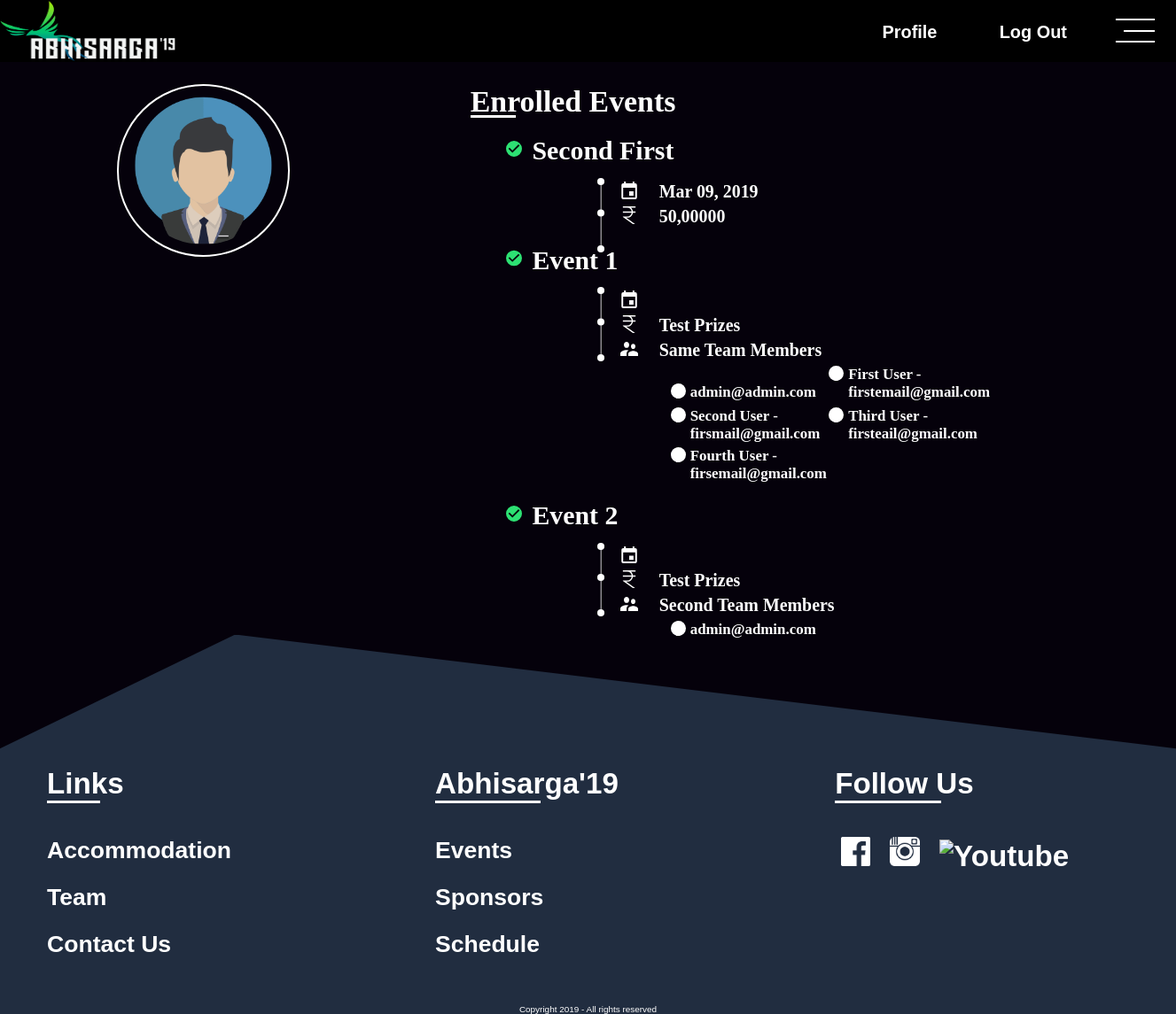
/profile/ (signed in), run on an earlier commit of the app's database.
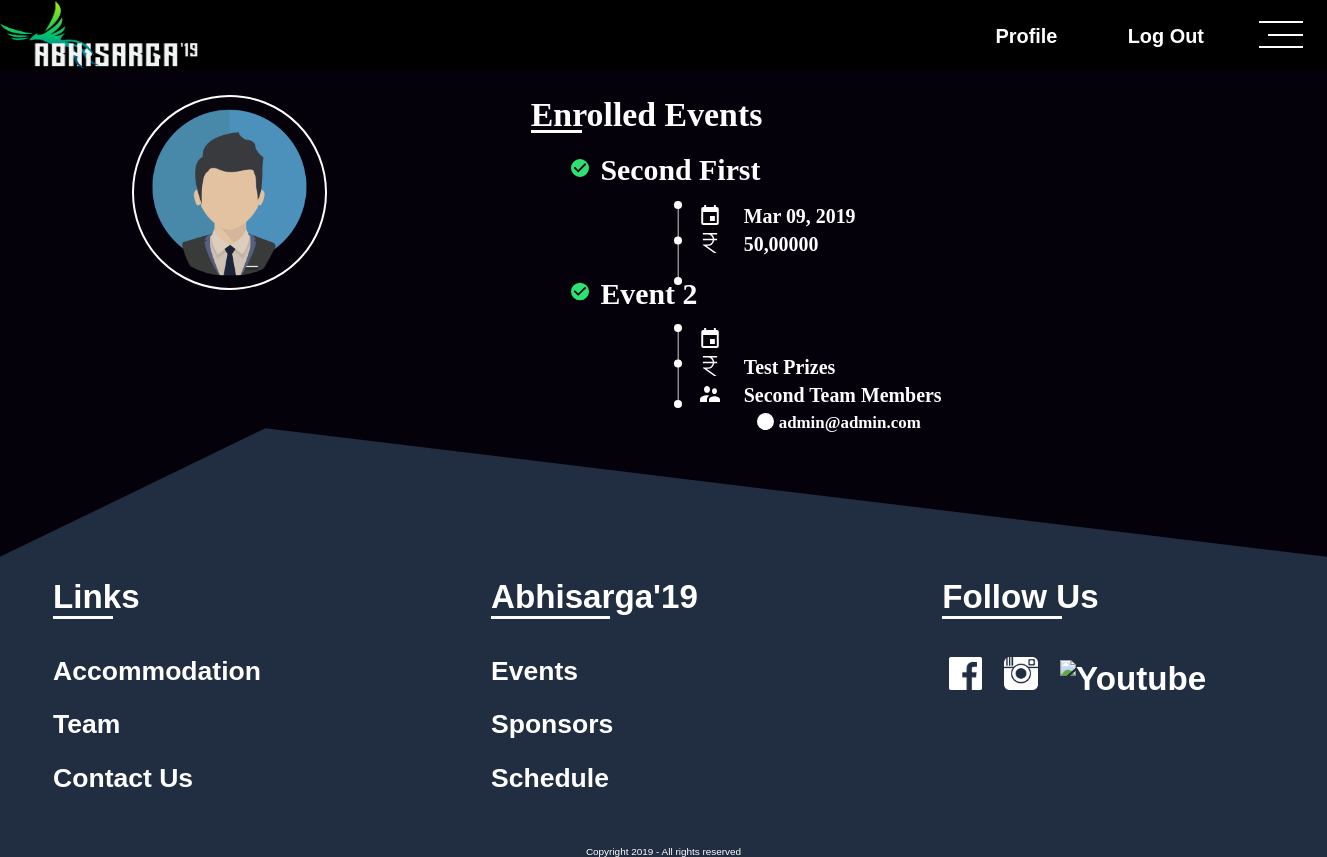
And on a later commit of the database.
### Event/models.py (models this page shows, shortened)
class Event(models.Model):
	event_category = models.ForeignKey(EventCategory, on_delete=models.CASCADE, related_name="event_category")
	name = models.CharField(max_length=200, null=True, blank=True)
	logo = models.ImageField(upload_to=get_event_photo_path, null=True, blank=True)
	registration_from = models.DateTimeField(null=True, blank=True)
	registration_to = models.DateTimeField(null=True, blank=True)
	event_from = models.DateTimeField(null=True, blank=True)
	event_to = models.DateTimeField(null=True, blank=True)
	participant_limit = models.IntegerField(default=0)
	participant_count = models.IntegerField(default=0)
	description = models.TextField()
	rules = models.TextField()
	prize = models.TextField()
	brochure = models.FileField(upload_to=get_event_photo_path, null=True, blank=True)
	organisers = models.ManyToManyField(settings.AUTH_USER_MODEL, related_name="organising_events")
	web_priority = models.IntegerField(default=0)
	app_priority = models.IntegerField(default=0)
	registration_closed = models.BooleanField(default=False)
	team_event = models.BooleanField(default=False)
	img_1 = models.FileField(upload_to=get_event_photo_path, null=True, blank=True)
	img_2 = models.FileField(upload_to=get_event_photo_path, null=True, blank=True)
	img_3 = models.FileField(upload_to=get_event_photo_path, null=True, blank=True)
	img_4 = models.FileField(upload_to=get_event_photo_path, null=True, blank=True)

class Team(models.Model):
	team_name = models.CharField(max_length=50, null=True, blank=True)
	event = models.ForeignKey(Event, on_delete=models.CASCADE, related_name="participating_events")
	leader = models.ForeignKey(settings.AUTH_USER_MODEL, on_delete=models.CASCADE, related_name="team_leader_of")

class Member(models.Model):
	team = models.ForeignKey(Team, on_delete=models.CASCADE, related_name="belong_to_team")
	name = models.CharField(max_length=100, null=True, blank=True)
	email = models.CharField(max_length=100, null=True, blank=True)
	mobile_no = models.CharField(max_length=20, null=True, blank=True)
	def __str__(self):
		return str(self.name) + ' - ' + str(self.email)

### UserAuth/models.py (models this page shows, shortened)
class User(AbstractUser):
	mobile_no = models.CharField(max_length=15, null=True, blank=True)
	college_name = models.CharField(max_length=100, null=True, blank=True)
	description = models.CharField(max_length=150, null=True, blank=True)
	profile_pic = models.ImageField(upload_to=get_image_upload_path, null=True, blank=True)
	activation_link = models.CharField(max_length=200, null=True, blank=True)
	is_verified = models.BooleanField(default=False)

### UserAuth/views.py (the view)
# urls.py: url(r'^profile/$', Profile, name='profile'),
@login_required(login_url=settings.LOGIN_REDIRECT_URL)
def Profile(request):
	profile_page = 'UserAuth/profile.html'
	if request.method=='GET':
		try:
			participated_events = Team.objects.filter(leader__username=request.user.username)
			part = list()
			for obj in participated_events:
				part.append({"event":obj.event, "team":{"leader": obj,"members": obj.belong_to_team.all()}})
			participated_events = Member.objects.filter(email=request.user.email)
			for obj in participated_events:
				part.append({"event":obj.team.event, "team":{"leader": obj.team,"members": obj.team.belong_to_team.all()}})
		except Exception as e:
			pass
		return render(request, profile_page, {"participated_events":part})

### UserAuth/templates/UserAuth/profile.html (shortened to what this page needs)
{% extends 'UserAuth/index.html' %}
{% load staticfiles %}
{% block link %}
<link rel="stylesheet" type="text/css" href="{% static 'assets/css/profile.css' %}">
<link rel="stylesheet" type="text/css" href="{% static 'assets/css/common.css' %}">
{% endblock %}
{% block content %}
<div id="bar">
	<a href="{% url 'UserAuth:home' %}"><img src="{% static 'assets/img/default-logo.png' %}" alt="Abhisarga 2K19" id="bar-logo"></a>
	<div id="menu" onclick="menuopen()">
		<div></div>
		<div></div>
		<div></div>
	</div>
	{% if request.user.is_authenticated %}
	<div id="login">
		<a href="{% url 'UserAuth:logout' %}">Log Out</a>
	</div>
	<div id="register">
		<a href="{% url 'UserAuth:profile' %}">Profile</a>
	</div>
	{% endif %}
</div>
<div id="profile-content">
	<div id="account">
	<div id="profile-image">
		{% if request.user.profile_pic %}
	  	<img src="{{ request.user.profile.url }}" alt="">
		{% else %}
		<img src="{% static 'assets/img/default-male.png' %}" alt="">
		{% endif %}
	</div>
	<div id="profile-name">
	</div>
	<div id="profile-college">
	</div>
	</div>
	<div id="reg-events">
	<h1>Enrolled Events</h1>
	<ul>
		{% for object in participated_events %}
	  <li>
	    <div class="single-reg-event">
	      <h1><img src="{% static 'assets/img/svg/check.svg' %}" alt="">{{ object.event.name }}</h1>
	      <img src="{% static 'assets/img/svg/dotline.svg' %}">
	      <span><img src="{% static 'assets/img/svg/calender.svg' %}" alt="">{{ object.event.event_from|date:"M d, Y" }}</span>
	      <span><img src="{% static 'assets/img/svg/rupee.svg' %}" alt="">{{ object.event.prize }}</span>
	      {% if object.event.team_event %}
	      <span><img src="{% static 'assets/img/svg/group.svg' %}" alt="">{{ object.team.leader.team_name }} Members</span>
	      <ul>
	      	<li><img src="{% static 'assets/img/svg/circlebullet.svg' %}" alt="">{{object.team.leader.leader.email}}</li>
	      	{% for member in object.team.members %}
	        <li><img src="{% static 'assets/img/svg/circlebullet.svg' %}" alt="">{{member}}</li>
	       	{% endfor %}
	       </ul>
	      {% endif %}
	    </div>
	  </li>
	  	{% endfor %}
	</ul>
	</div>
</div>
{% endblock %}

### UserAuth/templates/UserAuth/index.html (shortened to what this page needs)
{% load staticfiles %}
<!DOCTYPE html>
<html lang="en">
	<head>
	{% block link %}
	{% endblock %}
  </head>
  <body onload="initialize()">
    {% block content %}
    {% endblock %}
    <div id="footer">
			<div id="links">
				<div>
					Links
					<hr align="left" width="20%">
				</div>
				<ul>
					<li><a href="{% url 'Accomodation:accomodation' %}">Accommodation</a></li>
					<li><a href="{% url 'Other:team' %}">Team</a></li>
					<li><a href="{% url 'Other:contactus' %}">Contact Us</a></li>
				</ul>
			</div>
			<div id="title">
				<div>
					Abhisarga'19
					<hr align="left" width="40%">
				</div>
				<ul>
					<li><a href="{% url 'Event:events' %}">Events</a></li>
					<li><a href="{% url 'Other:sponsors' %}">Sponsors</a></li>
					<li><a href="{% url 'Other:schedule' %}">Schedule</a></li>
				</ul>
			</div>
			<div id="social">
				<div>
					Follow Us
					<hr align="left" width="40%">
				</div>
				<br>
				<a href="https://www.facebook.com/abhisarga/"><img src="{% static 'assets/img/fb.png' %}" alt="Facebook"></a>
				<a href="https://www.instagram.com/abhisarga/"><img src="{% static 'assets/img/insta.png' %}" alt="Instagram"></a>
				<a href="https://www.youtube.com/channel/UCf1DbeeTKGzpwRv9X7YECfg"><img src="{% static 'assets/img/youtube.png' %}" alt="Youtube"></a>
			</div>
			<div id="copyright">Copyright 2019 - All rights reserved</div>
    </div>
  </body>
</html>

### static/assets/css/profile.css (style rules this page uses)
body { padding: 0; margin: 0; background: #05010b; overflow-x: hidden; }
div { margin: 0; padding: 0; }
a { text-decoration: none; color: #fff; }
#profile-content { position: relative; width: 100%; color: #fff; }
#account { position: absolute; font-size: 1.8vw; width: 17em; left: 2vw; top: 1vw; }
#profile-image { position: relative; width: 8em; height: 8em; margin: 0.5em auto; border-radius: 50%; border: 0.1em solid #fff; color: #fff; }
#profile-image img { width: 7em; height: 7em; position: absolute; top: 0.5em; left: 0.5em; border-radius: 50%; }
#profile-name { position: relative; width: 90%; height: 1.5em; box-sizing: border-box; padding: 0.25em 1em; text-align: center; font-weight: bold; margin: 0 auto; }
#profile-college { position: relative; width: 90%; margin: 0 auto; height: 3em; box-sizing: border-box; padding: 0 1em; text-align: center; }
#reg-events { position: relative; font-size: 1.5vw; top: 2vw; left: 40vw; width: 60vw; }
#reg-events > h1 { font-size: 1.7em; padding: 0; margin: 0; height: 1.1em; position: relative; }
#reg-events > h1::after { position: absolute; content: ""; width: 1.5em; height: 0.1em; bottom: 0; left: 0; background: #fff; }
#reg-events > ul { list-style: none; padding: 0; margin: 0; width: 100%; }
.single-reg-event { position: relative; width: 100%; margin: 1em 0; box-sizing: border-box; padding-left: 2em; }
.single-reg-event > h1 { position: relative; font-size: 1.5em; width: 100%; margin: 0; padding: 0; padding-left: 1em; margin-bottom: 0.6em; height: 1em; }
.single-reg-event > h1 img { position: absolute; height: 1em; width: 0.6em; left: 0; top: 0; }
.single-reg-event > img { width: 0.8em; position: absolute; height: 4.2em; top: 2.4em; left: 7em; }
.single-reg-event > span { position: relative; height: 1em; margin: 0; padding: 0.2em 0; left: 6.5em; padding-left: 2.2em; font-weight: bold; display: block; }
.single-reg-event span > img { position: absolute; height: 1em; top: 0.2em; left: 0; width: 1em; }
.single-reg-event > ul { list-style-position: inside; position: relative; font-size: 0.85em; left: 8em; width: 22em; padding: 0; margin: 0; margin-left: 3em; }
.single-reg-event > ul li { width: 9em; display: inline-block; margin: 0.3em 0; font-weight: bold; padding: 0; height: 1em; padding-left: 1.3em; position: relative; }
.single-reg-event > ul img { position: absolute; width: 1em; height: 1em; left: 0; top: 0; }

### static/assets/css/common.css (style rules this page uses)
div { padding: 0; margin: 0; }
hr { height: 0.1em; background-color: #fff; margin: 0; border: 0; }
a { text-decoration: none; color: #fff; }
#bar { width: 100%; position: relative; font-size: 1.5vw; background-color: #000; height: 3.5em; font-family: 'Content', sans-serif; }
#bar-logo { height: 100%; width: 10em; }
#register { color: #fff; height: 3.5em; padding: 1.25em 0; width: 7em; text-align: center; font-weight: bold; float: right; }
#login { color: #fff; height: 3.5em; padding: 1.25em 0; width: 7em; text-align: center; font-weight: bold; float: right; }
#menu { height: 1.9em; margin: 0.8em 1.2em; width: 2.2em; display: flex; flex-direction: column; justify-content: space-around; cursor: pointer; float: right; }
#menu div { height: 5%; background: #fff; border: 0; width: 100%; }
#menu div:nth-child(2) { width: 80%; align-self: flex-end; }
#footer { width: 100%; position: relative; font-size: 2.5vw; padding-top: 4.5em; color: #fff; background: #212d40; clip-path: polygon(20% 0, 100% 30%, 100% 100%, 0 100%, 0 30%); display: flex; justify-content: space-around; flex-wrap: wrap; font-family: 'Headings', sans-serif; font-weight: bolder; }
#footer div div { width: 9em; }
#links { width: 25%; }
#title { width: 26%; }
#social { width: 25% }
#footer ul { font-size: 0.8em; line-height: 2em; list-style: none outside; padding-left: 0; }
#footer img { height: 1em; width: 1em; padding: 0; margin: 0 0.2em; }
#copyright { width: 100%; margin-top: 1.5em; font-weight: lighter; font-size: 0.3em; text-align: center; }

What changed in the data, as far as the page shows it:
no longer on this page (row unchanged): Event: event.name "Event 1", event.prize "Test Prizes", team_event True (drawn), team.leader.team_name "Same Team", team.leader.leader.email "admin@admin.com"
removed Member: name+email "First User - firstemail@gmail.com"
removed Member: name+email "Second User - firsmail@gmail.com"
removed Member: name+email "Third User - firsteail@gmail.com"
removed Member: name+email "Fourth User - firsemail@gmail.com"
